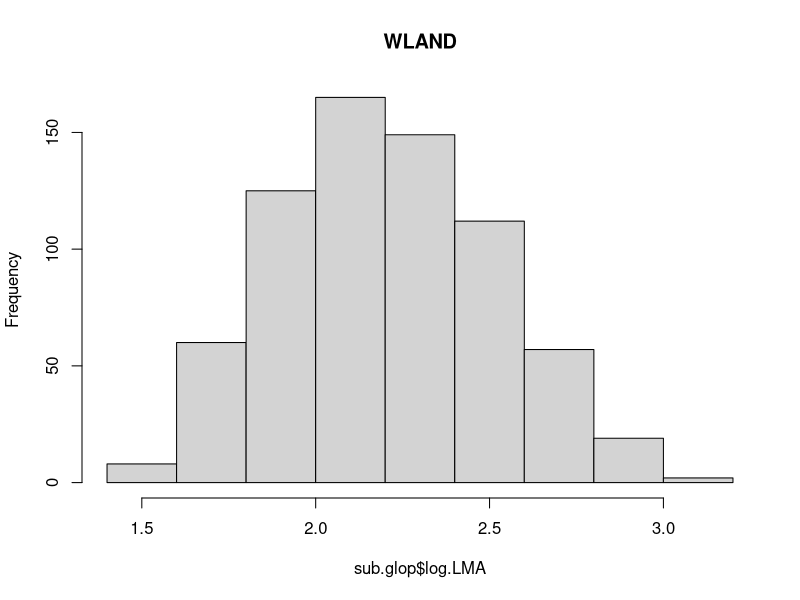
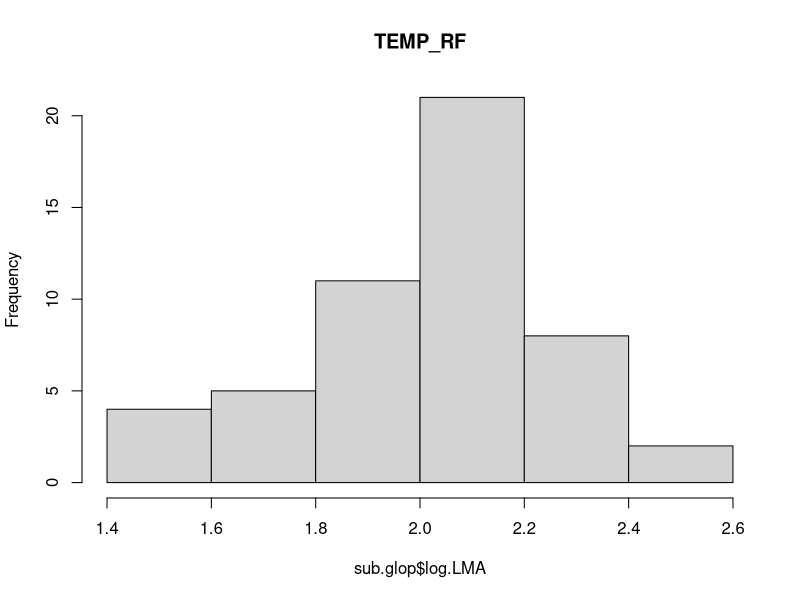
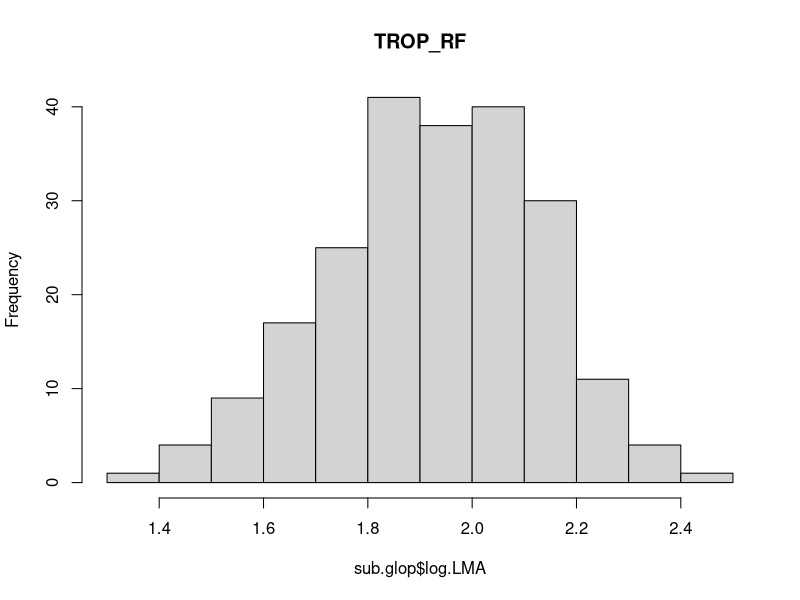
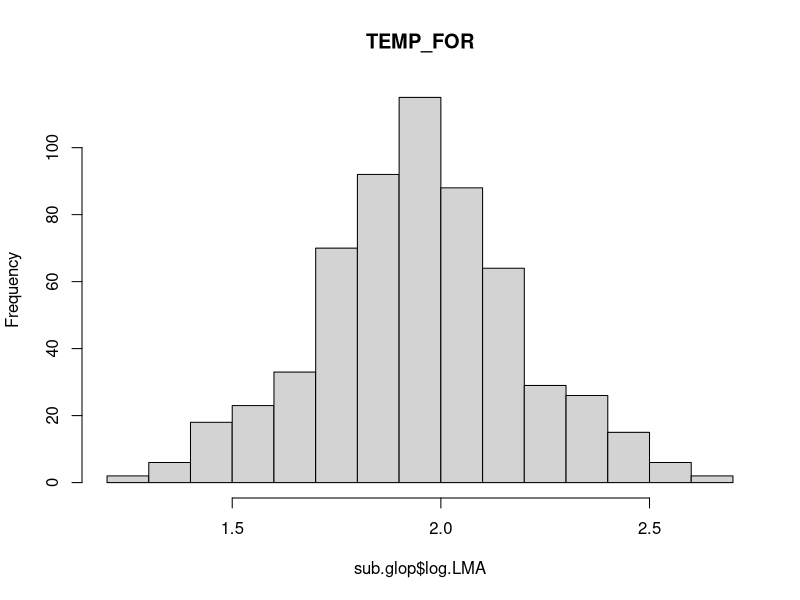
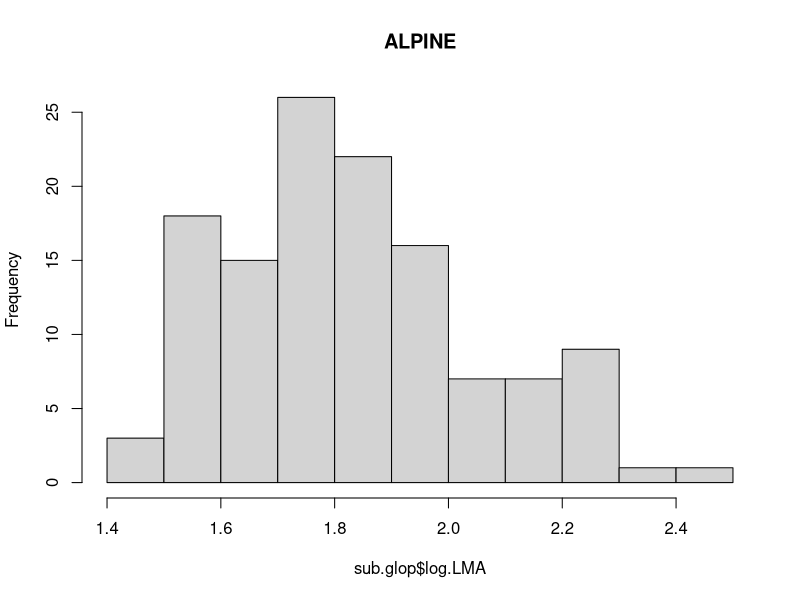
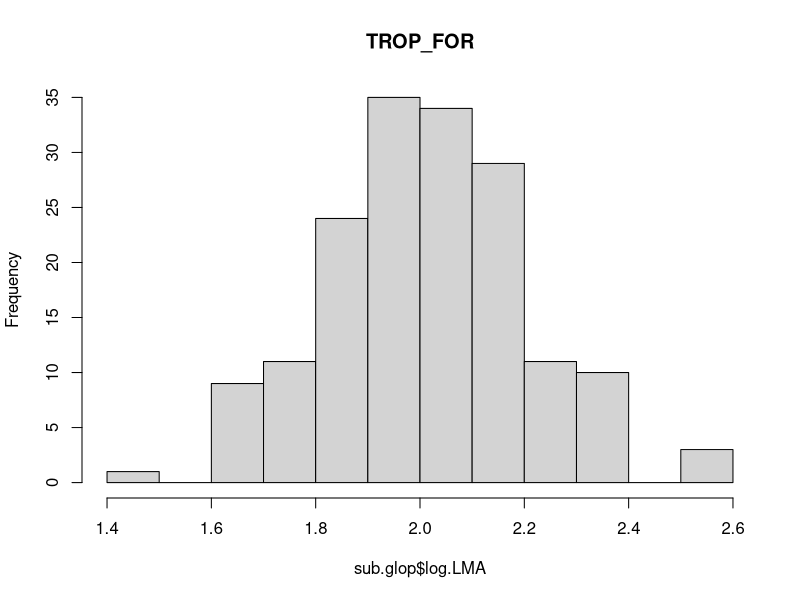
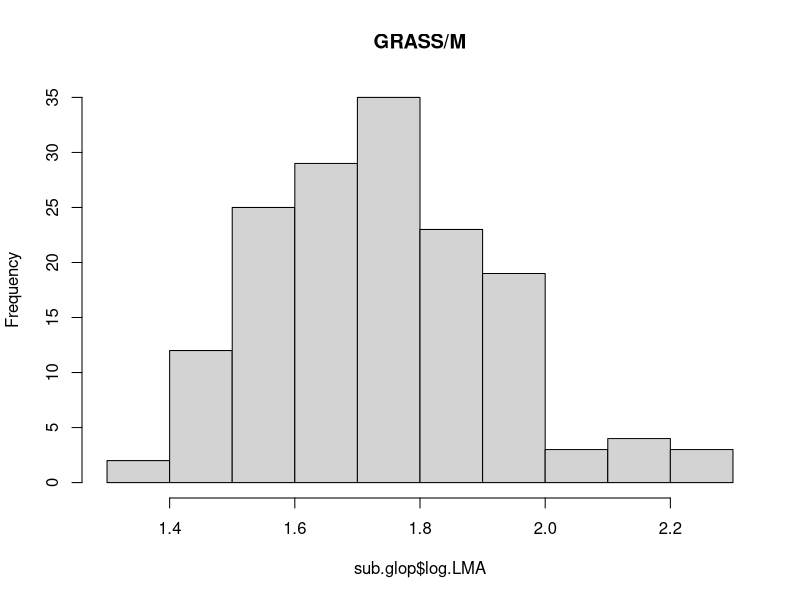
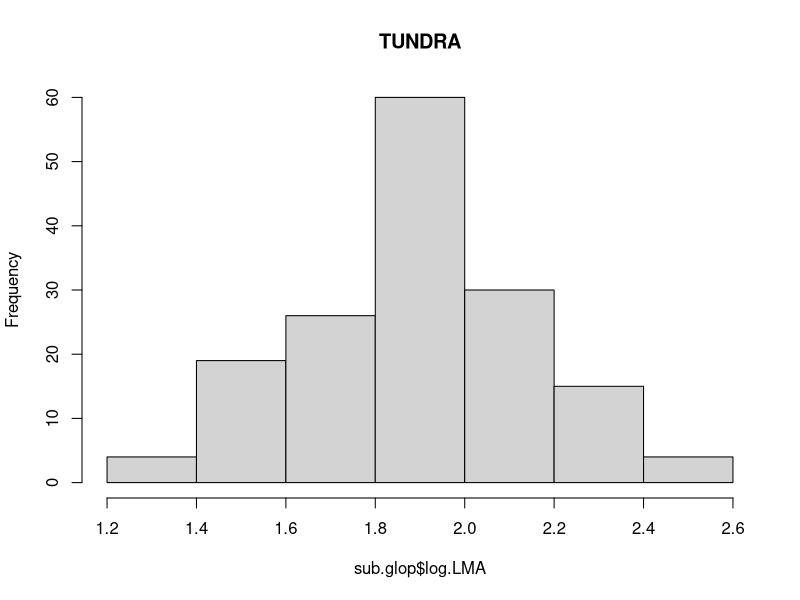

Source code (R) for these figures, in order:
#=========================================================================================
# Class exercises to accompany Tutorial 2: Indexing
#=========================================================================================

# << Warm-ups: first session >> ----------------------------------------------------------

# (1) Make a character vector called 'biomes' containing the unique biome names in glop.
data.dir = "~/work/ecol596w/data/"
setwd(data.dir)
glop = read.csv("glopnet.csv")
biomes = unique(glop$BIOME)
biomes

# (2) A loop to see a histogram of leaf mass-per-area (lma) data for each biome.

for (b in biomes) {
  #--Make a subset of glop with only the biome corresponding to 'b'.
  sub.glop <- glop [glop$BIOME==b, ]
  #--Use hist() to make a histogram of the 'log.lma' data in the subsetted dataframe.
  # ***
  hist(sub.glop$log.LMA, main = b)
}

# (3) Add a 'title' argument to hist() in the above loop, depositing the biome name in the
# graph title.


# (4) Can you figure out how to add to that code to make it also loop through each trait
# column, creating a histogram for each trait for each biome?


# << Tutorial 2 Part 2 >> ----------------------------------------------------------------

# (1) Try to index in glop to show the log.ll and biome columns together, just for the two
# biomes "ALPINE" and "TUNDRA".



# << Advanced problems >> ----------------------------------------------------------------

# (1) Create an object that stores the result of a regression analysis between log.lma and
# log.ll in glop, making LMA the predictor variable. Use the function lm().

# (2) Use summary() to see the summary stats from the linaear model. Figure out how to
# access the r-squared value by indexing.

# (3) Figure out how to access the slope and intercept values from the regression by
# indexing.

# (4) Make a scatter plot of those two variables against each other.

# (5) On a new line of code, use abline() to add the regression line from your linear
# model to the plot.

# (6) Make a title that labels (in plain text) and provides the slope and rsq values by
# indexing them.

# (7) Make a for-loop that compares log.lma to a handful of other trait columns, running
# a regression one by one, storing slope, intercept, and rsq values in objects, plotting
# the scatter plot, adding the line, and making titles that reflect the slope and rsq for
# each graph.

